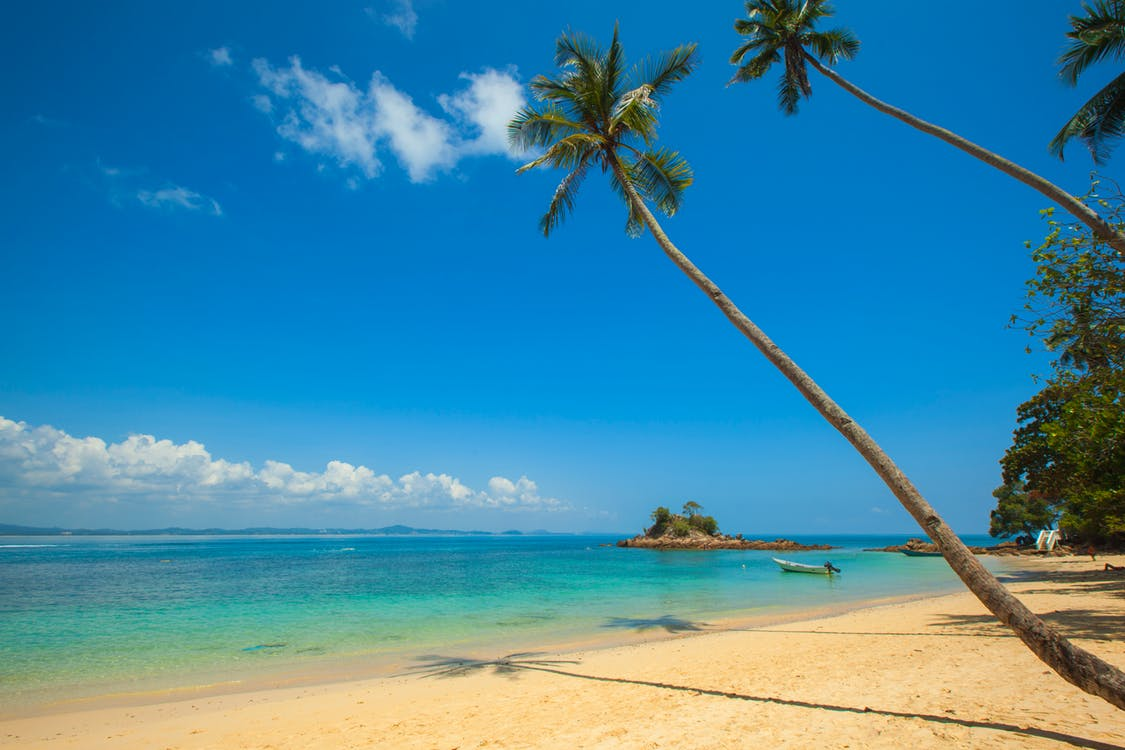
#> input picture data/train3.jpg, 1125 x 750 px, given in place of img1.jpg, which was not available
$ python Colorizer.py
#> lines starting #> are read from the running program, lines starting #| are printed output that depends on the picture; pictures that were not available may be replaced by others from this repository, and a replacement may not be noted
import numpy as np
import random
import cv2
import matplotlib.pyplot as plt
import math
import h5py

class Colorizer():
    def __init__(self,new_img,height,width,window_size,hidden_nodes,output_nodes,weights_l1,weights_l2):
        self.new_img = new_img
        self.height = height
        self.width = width
        self.window_size = window_size
        self.input_nodes = self.window_size**2
        self.hidden_nodes = hidden_nodes
        self.output_nodes = output_nodes
        self.a = 0.0001            # Learning rate
        self.gray_img = np.zeros((height,width))
        self.weights_l1 = weights_l1
        self.weights_l2 = weights_l2
        self.hidden_layer = np.zeros((height,width,self.hidden_nodes))
        self.output_layer = np.zeros((height,width,self.output_nodes))

    def ToGray(self,r,g,b):
        pixel = 0.21*r + 0.72*g + 0.07*b
        return pixel

    def ConvertRGBtoGray(self):
        for i in range(self.height):
            for j in range(self.width):
                pixel_val = self.new_img[i][j]
                self.gray_img[i][j] = self.ToGray(pixel_val[0],pixel_val[1],pixel_val[2])

        # Scale both the images to values between 0 and 1
        self.gray_img = np.divide(self.gray_img,255)
        self.new_img = np.divide(self.new_img,255)

    def sigmoid_derivative(self,x):
        return (sigmoid(x) * (1 - sigmoid(x)))

    # [65 lines left out: functions FeedForward, BackPropogation, not called in this run]

    def UpdateWeights(self,weights_l1,weights_l2):
        self.weights_l1 = weights_l1
        self.weights_l2 = weights_l2

def sigmoid(x):
    return (1 / (1 + np.exp(-x)))

# [24 lines left out: function GetNeighbourPixels, not called in this run]

def Train_Network():
    mean_sqr_error = float("inf")
    window_size = 3
    input_nodes = window_size**2
    hidden_nodes = 5
    output_nodes = 3
    weights_l1 = np.random.uniform(0,1,size=(input_nodes,hidden_nodes))
    weights_l2 = np.random.uniform(0,1,size=(hidden_nodes,output_nodes))
    number_of_epochs = 1000
    epoch = 0
    first_run = 0
    num_pictures = 32

    # Create class objects for all images
    Image_class = []
    for v in range(num_pictures):
        img = cv2.imread("data/img%d.jpg"%(v+1))
#> img is the input picture: shape (750, 1125, 3); mean B, G, R 165.8, 137.1, 65.1
	#img = cv2.imread("data/train3.jpg")
        img = cv2.resize(img,(256,256))
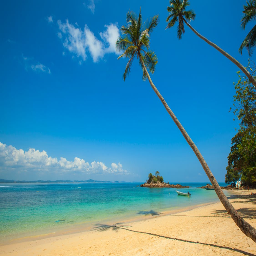
#> img: shape (256, 256, 3); mean B, G, R 165.7, 137, 65
        #display_img = False
        color = [0, 0, 0]
        new_img = cv2.copyMakeBorder(img, 1, 1, 1, 1, cv2.BORDER_CONSTANT, value=color)
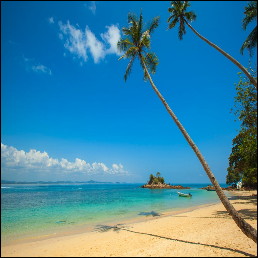
#> new_img: shape (258, 258, 3); mean B, G, R 163.2, 134.9, 64
        height = new_img.shape[0]
#> height = 258
        width = new_img.shape[1]
#> width = 258
        C = Colorizer(new_img,height,width,window_size,hidden_nodes,output_nodes,weights_l1,weights_l2)
        C.ConvertRGBtoGray()
#> after the loop in ConvertRGBtoGray, `for i in range(self.height):`:
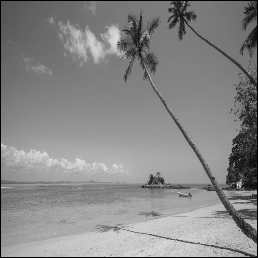
#> self.gray_img: shape (258, 258) float64; min 0, max 240.9, mean 135.9
        Image_class.append(C)
#> pass 2 of the loop in Train_Network, `for v in range(num_pictures):`:
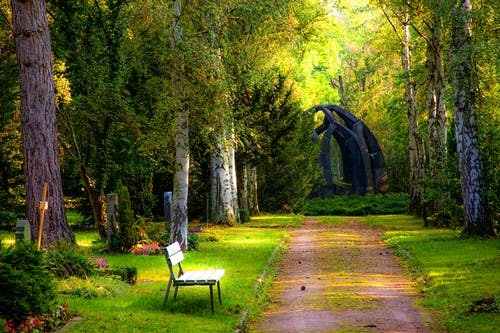
#> input picture data/train1.jpg, 500 x 333 px, given in place of img2.jpg, which was not available
#> in Train_Network, img is the input picture: shape (333, 500, 3); mean B, G, R 34.7, 91.7, 88.6
#> img: shape (256, 256, 3)
#> in Train_Network, `new_img = cv2.copyMakeBorder(img, 1, 1, 1, 1, cv2.BORDER_CONSTANT, val..`:
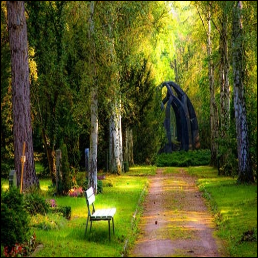
#> new_img: shape (258, 258, 3); mean B, G, R 34.1, 90.2, 87.1
#> after the loop in ConvertRGBtoGray (call 2), `for i in range(self.height):`:
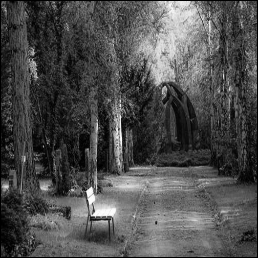
#> self.gray_img: shape (258, 258) float64; min 0, max 254.9, mean 78.2

    var = 0
    while epoch < number_of_epochs:
        #var = random.randint(1,9)
        Image_class[var].UpdateWeights(weights_l1,weights_l2)
        mean_sqr_error = Image_class[var].FeedForward()
        weights_l1, weights_l2 = Image_class[var].BackPropogation()
        epoch += 1
        var += 1
        if var == num_pictures:
            var = 0
        print("Epoch = %d, MSE = %f"%(epoch,mean_sqr_error))
        if first_run==0:
            array_epoch = []
            array_mean_sqr_error = []
            array_weights_l1 = []
            array_weights_l2 = []
            first_run = 1
        array_epoch.append(epoch)
        array_mean_sqr_error.append(mean_sqr_error)
        array_weights_l1.append(weights_l1)
        array_weights_l2.append(weights_l2)

        hf = h5py.File('output_rate0001_600.h5', 'w')
        hf.create_dataset('epoch', data=array_epoch)
        hf.create_dataset('mse', data=array_mean_sqr_error)
        hf.create_dataset('weights_l1', data=array_weights_l1)
        hf.create_dataset('weights_l2', data=array_weights_l2)
        hf.close()
        print("Saved to file")

        # [4 lines of commented-out code are left out]

    return weights_l1, weights_l2

# [37 lines left out: function Test_Network, not called in this run]
    #cv2.imshow('RGB image',output_layer)
    #cv2.waitKey(0)
    #cv2.destroyAllWindows()

#> (the run stopped early here; a loop or call above may not have finished)
